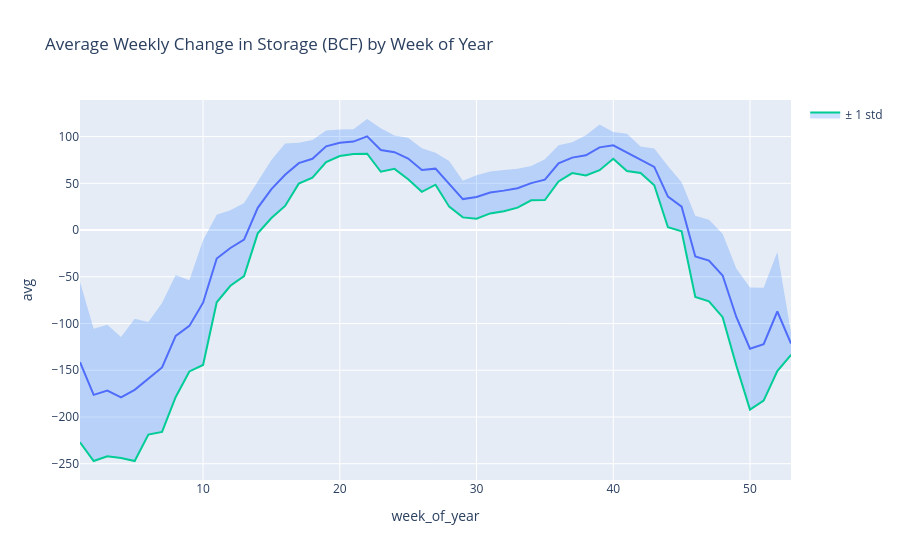

Notebook source saved alongside this figure:
### Code cell
#graphing weekly avg (averaged out over week of year)
weekly_stats = (
    storage
    .groupby("week_of_year")
    .agg(
        avg=("weekly_change_bcf", "mean"),
        std=("weekly_change_bcf", "std")
    )
    .reset_index()
)

weekly_stats.head()

fig2=px.line(weekly_stats, x='week_of_year', y='avg',title='Average Weekly Change in Storage (BCF) by Week of Year')

fig2.add_scatter(
    x=weekly_stats['week_of_year'],
    y=weekly_stats['avg'] + weekly_stats['std'],
    mode='lines',
    line=dict(width=0),
    showlegend=False,
    hoverinfo='skip',
)
fig2.add_scatter(
    x=weekly_stats['week_of_year'],
    y=weekly_stats['avg'] - weekly_stats['std'],
    mode='lines',
    fill='tonexty',
    fillcolor='rgba(0, 100, 255, 0.2)',
    name='± 1 std',
    hoverinfo='skip',
)


fig2.show( )

### Figure 1 — Plotly figure (JSON) as saved in the notebook; plotly's stock layout.template omitted (floating-point values rounded to 4 significant figures)
{"data": [{"hovertemplate": "week_of_year=%{x}<br>avg=%{y}<extra></extra>", "legendgroup": "", "line": {"color": "#636efa", "dash": "solid"}, "marker": {"symbol": "circle"}, "mode": "lines", "name": "", "orientation": "v", "showlegend": false, "type": "scatter", "x": [1, 2, 3, 4, 5, 6, 7, 8, 9, 10, 11, 12, 13, 14, 15, 16, 17, 18, 19, 20, 21, 22, 23, 24, 25, 26, 27, 28, 29, 30, 31, 32, 33, 34, 35, 36, 37, 38, 39, 40, 41, 42, 43, 44, 45, 46, 47, 48, 49, 50, 51, 52, 53], "xaxis": "x", "y": [-141.4, -176.3, -171.7, -179.1, -171.0, -158.5, -146.9, -113.2, -102.5, -77.71, -30.47, -19.18, -10.24, 23.82, 43.88, 59.18, 71.59, 76.24, 89.59, 93.35, 94.65, 100.2, 85.71, 83.29, 76.53, 64.19, 65.69, 49.5, 33.12, 35.44, 40.19, 42.19, 44.81, 50.19, 53.94, 71.38, 77.5, 79.94, 88.5, 90.62, 83.06, 75.25, 67.56, 35.81, 25.0, -28.19, -32.62, -48.62, -93.0, -126.9, -122.1, -87.12, -121.5], "yaxis": "y"}, {"hoverinfo": "skip", "line": {"width": 0}, "mode": "lines", "showlegend": false, "type": "scatter", "x": [1, 2, 3, 4, 5, 6, 7, 8, 9, 10, 11, 12, 13, 14, 15, 16, 17, 18, 19, 20, 21, 22, 23, 24, 25, 26, 27, 28, 29, 30, 31, 32, 33, 34, 35, 36, 37, 38, 39, 40, 41, 42, 43, 44, 45, 46, 47, 48, 49, 50, 51, 52, 53], "y": [-55.62, -105.5, -101.4, -114.5, -94.92, -98.26, -77.95, -47.95, -53.8, -11.0, 16.37, 21.26, 28.84, 51.17, 74.92, 92.55, 93.47, 96.48, 106.5, 107.5, 108.0, 118.8, 109.0, 101.1, 98.72, 87.43, 82.84, 73.96, 52.7, 58.72, 62.53, 64.16, 65.68, 68.52, 75.79, 90.67, 94.01, 101.4, 112.9, 104.9, 103.0, 89.39, 87.17, 68.63, 51.19, 15.23, 10.97, -4.079, -41.07, -61.59, -61.69, -23.42, -109.5]}, {"fill": "tonexty", "fillcolor": "rgba(0, 100, 255, 0.2)", "hoverinfo": "skip", "mode": "lines", "name": "± 1 std", "type": "scatter", "x": [1, 2, 3, 4, 5, 6, 7, 8, 9, 10, 11, 12, 13, 14, 15, 16, 17, 18, 19, 20, 21, 22, 23, 24, 25, 26, 27, 28, 29, 30, 31, 32, 33, 34, 35, 36, 37, 38, 39, 40, 41, 42, 43, 44, 45, 46, 47, 48, 49, 50, 51, 52, 53], "y": [-227.1, -247.1, -242.0, -243.8, -247.1, -218.8, -215.9, -178.5, -151.3, -144.4, -77.31, -59.62, -49.31, -3.524, 12.84, 25.8, 49.7, 55.99, 72.72, 79.17, 81.32, 81.65, 62.4, 65.46, 54.34, 40.95, 48.53, 25.04, 13.55, 12.15, 17.84, 20.21, 23.94, 31.85, 32.09, 52.08, 60.99, 58.44, 64.07, 76.3, 63.12, 61.11, 47.96, 2.991, -1.194, -71.61, -76.22, -93.17, -144.9, -192.2, -182.6, -150.8, -133.5]}], "layout": {"legend": {"tracegroupgap": 0}, "title": {"text": "Average Weekly Change in Storage (BCF) by Week of Year"}, "xaxis": {"anchor": "y", "domain": [0, 1], "title": {"text": "week_of_year"}}, "yaxis": {"anchor": "x", "domain": [0, 1], "title": {"text": "avg"}}}}
